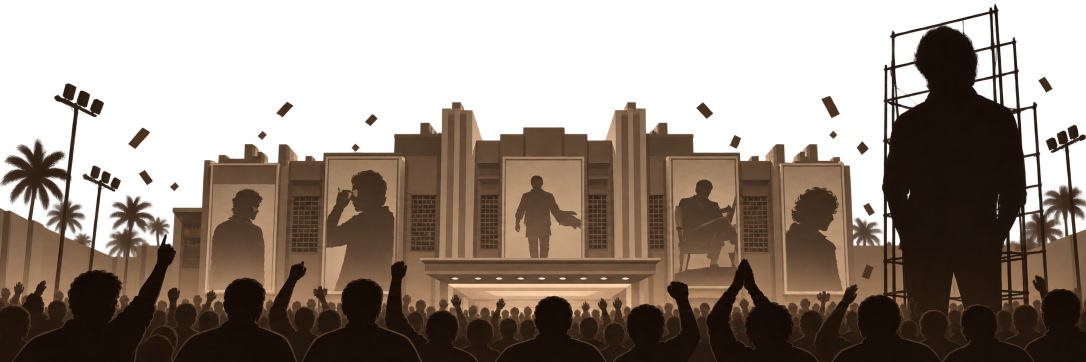
#> input picture assets/bg-theater.png, 2172 x 724 px (shown at 1/2 size)
$ python -i build_symbols.py   (imports and definitions only)
#> lines starting #> are read from the running program, lines starting #| are printed output that depends on the picture
#> further down, picture is the input picture: PIL image 2172x724 RGBA; mean R, G, B, A 48.5, 35.4, 25, 148.7
#!/usr/bin/env python3
"""Assemble the 57 game symbols and emit the Dart asset table.

All 57 symbol ids map to real Tollywood sticker art (downscaled, padded
to a square, RGBA) -- no painted placeholder.

Sources, in id order:
  assets/stickers/tollywood/*.png        (alphabetical)
  assets/stickers/extracted/p4-*.png
  assets/stickers/extracted/p81-*.png
  assets/stickers/extracted/p82-*.png
  assets/stickers/extracted/p83-*.png

Outputs:
  assets/symbols/00.png .. 56.png   (max 480px, square canvas, transparent)
  lib/deck/symbol_assets.dart
"""
from __future__ import annotations

import argparse
import pathlib

from PIL import Image

ROOT = pathlib.Path(__file__).resolve().parent.parent
STK = ROOT / "assets" / "stickers"
OUT = ROOT / "assets" / "symbols"
DART = ROOT / "lib" / "deck" / "symbol_assets.dart"

SIZE = 480
COUNT = 57  # ids 0..56, all backed by real art


# [6 lines left out: function sources, not called in this run]


_FILL = 0.86  # fraction of the square canvas the content spans


def normalise(img: Image.Image, square: bool = True) -> Image.Image:
    """Tight-crop to visible content, then scale it down.

    When `square`, centre the crop on a transparent square canvas so its
    longest side spans ~86% of the canvas -- this gives every symbol a
    consistent on-card footprint regardless of source aspect ratio (a wide
    two-person sticker and a tall single figure end up occupying the same
    slot area under `BoxFit.contain`). When not `square`, just cap the
    longest side at SIZE and keep the source aspect ratio, no padding.
    """
#> called with square = True
    img = img.convert("RGBA")
    bbox = img.split()[3].getbbox()
#> bbox = (0, 0, 2172, 724)
    if bbox:
        m = 4
        img = img.crop((
            max(bbox[0] - m, 0),
            max(bbox[1] - m, 0),
            min(bbox[2] + m, img.width),
            min(bbox[3] + m, img.height),
        ))
    if not square:
        img.thumbnail((SIZE, SIZE), Image.Resampling.LANCZOS)
        return img
    target = int(SIZE * _FILL)
    img.thumbnail((target, target), Image.Resampling.LANCZOS)
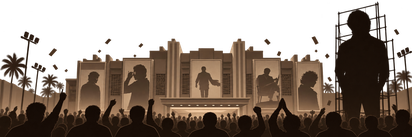
#> img: PIL image 412x137 RGBA; mean R, G, B, A 49.7, 36, 25.5, 149; transparent parts drawn white
    canvas = Image.new("RGBA", (SIZE, SIZE), (0, 0, 0, 0))
#> canvas: PIL image 480x480 RGBA; every value is 0
    canvas.paste(img, ((SIZE - img.width) // 2, (SIZE - img.height) // 2), img)
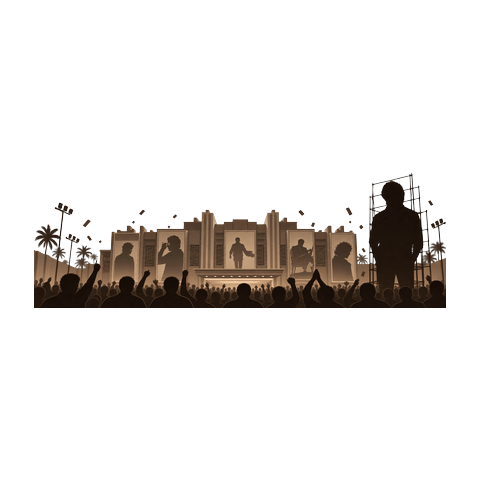
#> canvas: PIL image 480x480 RGBA; mean R, G, B, A 11.4, 8.3, 5.9, 35.5; transparent parts drawn white
    return canvas


# [40 lines left out: function main, not called in this run]


# [2 lines not run here, left out]

>>> from PIL import Image
>>> picture = Image.open('../assets/bg-theater.png')
>>> result = normalise(picture)
